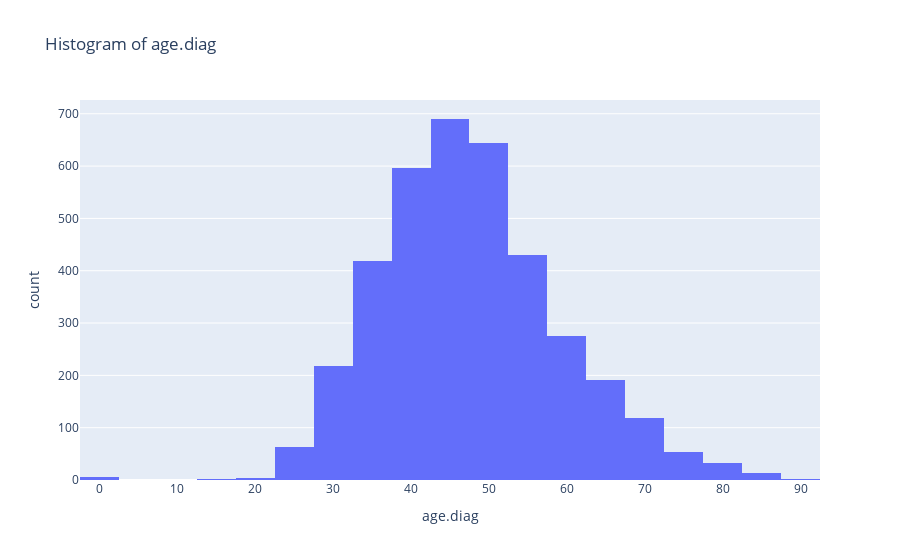

Write notebook code for a chart like this one.
### Code cell
# plot histogram of age.diag
fig = px.histogram(df, x='age.diag', nbins=20, title='Histogram of age.diag')
fig.show()

### Figure 1 — Plotly figure (JSON) as saved in the notebook; plotly's stock layout.template omitted (floating-point values rounded to 4 significant figures; data arrays with more than 128 entries replaced by an {"elided": "..."} marker saying what was removed)
{"data": [{"alignmentgroup": "True", "bingroup": "x", "hovertemplate": "age.diag=%{x}<br>count=%{y}<extra></extra>", "legendgroup": "", "marker": {"color": "#636efa", "pattern": {"shape": ""}}, "name": "", "nbinsx": 20, "offsetgroup": "", "orientation": "v", "showlegend": false, "type": "histogram", "x": {"elided": "3757 float values"}, "xaxis": "x", "yaxis": "y"}], "layout": {"barmode": "relative", "legend": {"tracegroupgap": 0}, "title": {"text": "Histogram of age.diag"}, "xaxis": {"anchor": "y", "domain": [0, 1], "title": {"text": "age.diag"}}, "yaxis": {"anchor": "x", "domain": [0, 1], "title": {"text": "count"}}}}
